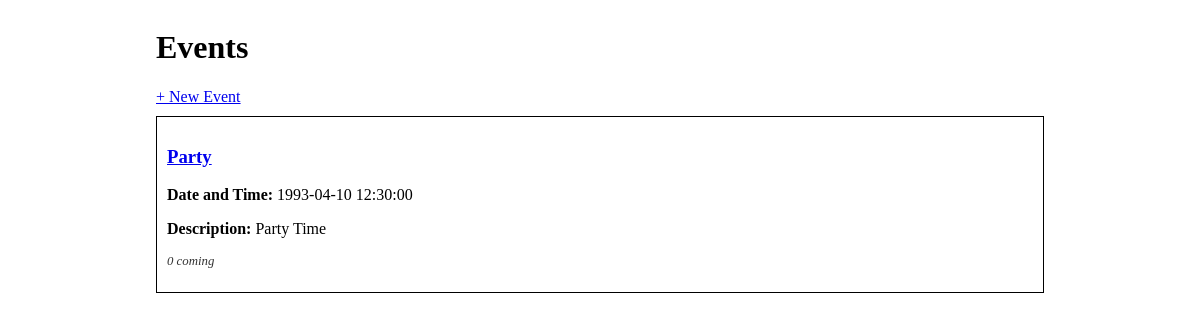
Before: / with the older database file.
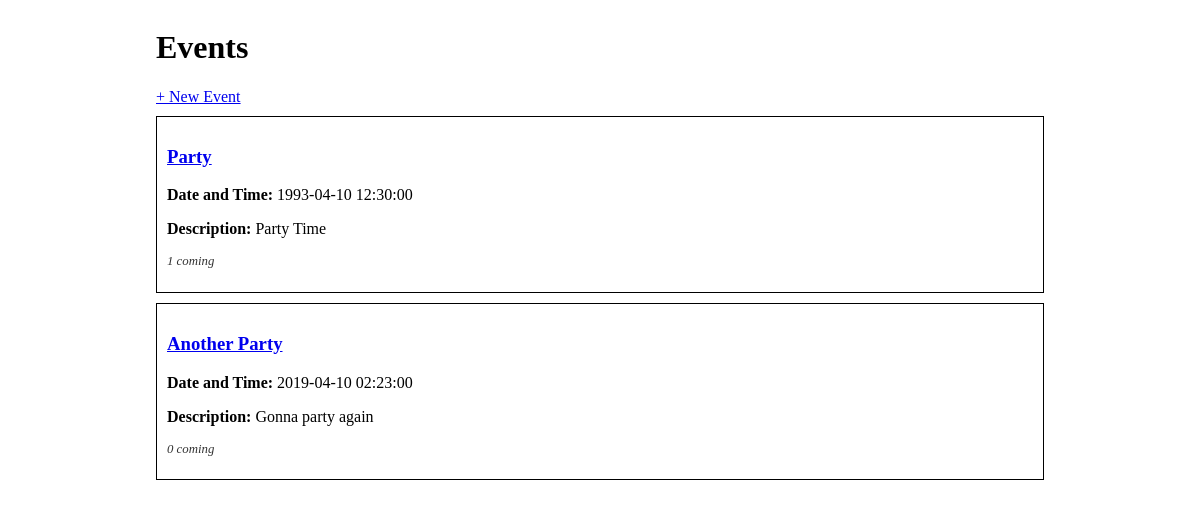
After: the same page with the newer database file.
### events_app/models.py (models this page shows)
class Event(db.Model):
    id = db.Column(db.Integer, primary_key=True)
    title = db.Column(db.String(80), nullable=False)
    description = db.Column(db.String(80), nullable=False)
    date_and_time = db.Column(db.DateTime, nullable = False, default = datetime.strftime(datetime.today(), "%b %d %Y"))
    guests = db.relationship('Guest', secondary='guest_event_table', back_populates='events_attending')

### events_app/routes.py (the view)
@main.route('/')
def index():
    context = {
        'events': Event.query.all()
    }
    return render_template('index.html', **context)

### events_app/templates/index.html
{% extends 'base.html' %}
{% block content %}
<h1>Events</h1>
<a href="/create">+ New Event</a>
{% for event in events %}
<div class="event-container">
    <h3><a href="/event/{{event.id}}">{{event.title}}</a></h3>
    <p><strong>Date and Time:</strong> {{event.date_and_time}}</p>
    <p><strong>Description:</strong> {{ event.description }}</p>
    <p class="small-text">
       {{event.guests|length}} coming
    </p>
</div>
{% endfor %}
{% endblock %}

### events_app/templates/base.html (shortened to what this page needs)
<!DOCTYPE html>
<html>
    <head>
        <link rel="stylesheet" href="/static/style.css">
    </head>
    <body>
        <div id="content">
            {% block content %}{% endblock %}
        </div>
    </body>
</html>

### events_app/static/style.css (style rules this page uses)
body { display: flex; justify-content: center; }
#content { width: 75%; }
.event-container { border: 1px solid #000; margin: 10px 0; padding: 10px; }
.small-text { font-size: 0.8em; color: #333; font-style: italic; }

Changed rows visible on the page:
computed for Event "Party": guests|length "0" → "1"
added Event: title "Another Party", date_and_time "2019-04-10 02:23:00", description "Gonna party again", guests|length "0"
